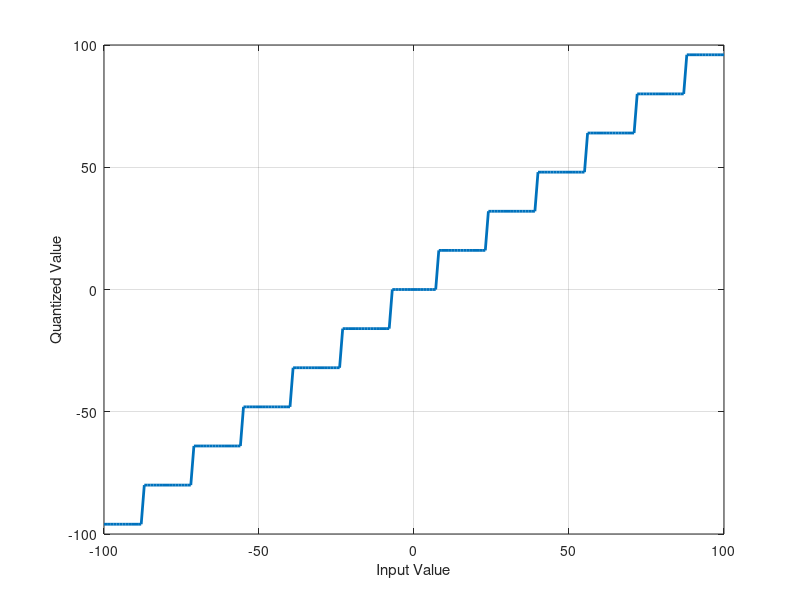
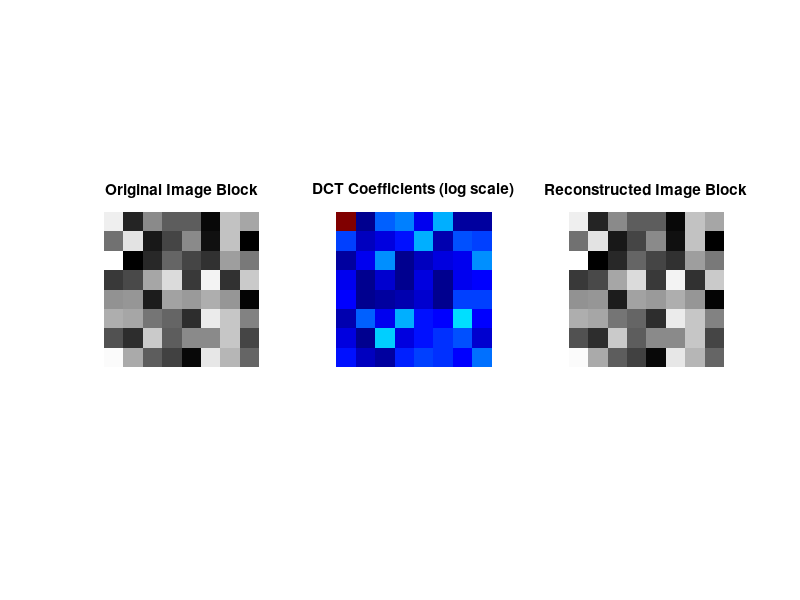

Here is the MATLAB script that generated these plots, in order: (Note: this script raises an error after producing the figures.)
% Project in image and video compression for EQ2330 Image and Video Processing course at 
% the KTH Royal Institute of Technology (Stockholm, Sweden).


% Plot quantization function
figure;
quantization_step = 16;
quantizer_values = -100:1:100;
quantizer_function = round(quantizer_values / quantization_step) * quantization_step;
plot(quantizer_values, quantizer_function, 'LineWidth', 2);
xlabel('Input Value');
ylabel('Quantized Value');
grid on;

% Generate DCT-II transform matrix A
M = 8.0; % MxM block
A = zeros(M, M);

for i = 1:M
    for k = 1:M
        if i == 1
            A(i, k) = sqrt(1/M) * cos(((2*(k-1)+1)*pi*(i-1))/(2*M));
        else
            A(i, k) = sqrt(2/M) * cos(((2*(k-1)+1)*pi*(i-1))/(2*M));
        end
    end
end

% Display the DCT matrix A
disp('DCT-II Transform Matrix A:');
disp(A);

% Test with a random 8x8 block
image_block = rand(8, 8);

% Forward DCT
dct_coefficients = A * image_block * A';

% Inverse DCT
reconstructed_image = A' * dct_coefficients * A;

% Display the results
figure;
subplot(1, 3, 1), imshow(image_block), title('Original Image Block');
subplot(1, 3, 2), imshow(log(abs(dct_coefficients) + 1), []), colormap(gca, 'jet'), title('DCT Coefficients (log scale)');
subplot(1, 3, 3), imshow(reconstructed_image), title('Reconstructed Image Block');


% Finding PSNR based on different bit rates

% Load images and apply DCT
original_boats_image=imread('boats512x512.tif');
original_boats_dct_coefficients = blockproc(original_boats_image, [8 8], @(block_struct) dct2(block_struct.data));

original_harbour_image=imread('harbour512x512.tif');
original_harbour_dct_coefficients = blockproc(double(original_harbour_image), [8 8], @(block_struct) dct2(block_struct.data));

original_peppers_image=imread('peppers512x512.tif');
original_peppers_dct_coefficients = blockproc(double(original_peppers_image), [8 8], @(block_struct) dct2(block_struct.data));
% Trying different quantizations on the images
quantization_step_array = 2.^(0:9);

psnrs = arrayfun(@(x) calculate_psnr(x, original_boats_dct_coefficients, original_harbour_dct_coefficients, original_peppers_dct_coefficients), quantization_step_array)

entropys = arrayfun(@(x) calculate_entropy(x, original_boats_dct_coefficients, original_harbour_dct_coefficients, original_peppers_dct_coefficients), quantization_step_array);

plot(entropys, psnrs)
xlabel('Pixel bit rate');
ylabel('PSNR (dB)');


Part 2: FWT-based Image Compression
Section 3.1 and 3.2
import signal.*
import wavelet.*
coeff= load('coeffs.mat');
% Load a sample 512x512 image (replace 'your_image.jpg' with the path to your image)
image = imread('harbour512x512.tif');
%image = imread('boats512x512.tif');
%image = imread('peppers512x512.tif');
% Convert to double precision
signal = double(image(:));
db8 = [-0.0001174768, 0.0006754494, -0.0003917404, -0.0048703530, 0.0087460940, 0.0139810279, -0.0440882539, -0.0173693010, 0.1287474266, 0.0004724846, -0.2840155430, -0.0158291053, 0.5853546837, 0.6756307363, 0.3128715909, 0.0544158422];

% Get the wavelet coefficient
pros_signal = analysis_filter_bank(signal, db8);

% Reconstruct the image from the coefficient
res_signal = synthesis_filter_bank(pros_signal, db8);

% Display the reconstructed and original images
res_image = reshape(res_signal, size(image));
imshow(image);
title('Original Image');
imshow(uint8(res_image));
title('Reconstructed Image');

return_coefficients = iterative_fwt(signal, db8, 4);
iterative_reconstructed_signal = iterative_inv_fwt(return_coefficients,db8,4);
iterative_reconstructed_image = reshape(iterative_reconstructed_signal, size(image));
imshow(uint8(iterative_reconstructed_image));
title("Iterative Reconstructed Image");

% Access the scale 1 coefficients
scale_one_coeffs = return_coefficients{1};
approximation_coeffs_one = scale_one_coeffs(1,:);
count_one = 0:(length(approximation_coeffs_one)-1);
detail_coeffs_one = scale_one_coeffs(2,:);


figure;
plot(count_one, approximation_coeffs_one);
title('Approximation Coefficients for Scale 1');
ylabel('Amplitude');

figure;
plot(count_one, detail_coeffs_one);
title("Detail Coefficients for Scale 1");
ylabel('Amplitude');

% Access the scale 4 coefficients from the return_coefficients
scale_four_coeffs = return_coefficients{4};
approximation_coeffs_four = scale_four_coeffs(1,:);
detail_coeffs_four = scale_four_coeffs(2,:);

count_four = (0:length(approximation_coeffs_four)-1);
figure;
plot(count_four, approximation_coeffs_four);
title('Approximation Coefficients for Scale 4');
ylabel('Amplitude');

figure;
plot(count_four, detail_coeffs_four);
title('Detail Coefficients for Scale 4');
ylabel('Amplitude');
Section 3.3 and 3.4
% Define a range of quantization step sizes (powers of 2)
quantization_steps = 2.^(0:9);

% Initialize arrays to store PSNR and MSE values for each quantization level
psnr_values = zeros(size(quantization_steps));
mse_reconstructed = zeros(size(quantization_steps));
mse_quantized_coeffs = zeros(size(quantization_steps));
psnr_quantized = zeros(1, numel(quantization_steps));
% Get the wavelet coefficients
return_coefficients = iterative_fwt(signal, db8, 4);

% Loop through different quantization step sizes
for i = 1:length(quantization_steps)
    % Apply uniform quantization to the coefficients
    step_size = quantization_steps(i);
    quantized_coeffs = uniform_quantizer(return_coefficients, step_size);

    % Reconstruct the signal from quantized coefficients
    quantized_reconstructed_signal = iterative_inv_fwt(quantized_coeffs, db8, 4);
    quantized_reconstructed_image = reshape(quantized_reconstructed_signal, size(image));

    % Calculate PSNR between original and reconstructed images after quantization
    psnr_values(i) = calculate_psnr2(double(image), quantized_reconstructed_image);

    % Calculate PSNR between original image and reconstructed image from quantized coefficients
    %psnr_quantized(i) = calculate_psnr2(double(image), reconstructed_from_quantized_image);

    % Calculate MSE between original and reconstructed images after quantization
    mse_reconstructed(i) = calculate_mse(double(image), quantized_reconstructed_image);

    % Reconstruct the signal from non-quantized coefficients for comparison
    non_quantized_reconstructed_signal = iterative_inv_fwt(return_coefficients, db8, 4);
    non_quantized_reconstructed_image = reshape(non_quantized_reconstructed_signal, size(image));

    % Calculate MSE between original and reconstructed images without quantization
    mse_quantized_coeffs(i) = calculate_mse(double(image), non_quantized_reconstructed_image);
end

% Plotting the rate-PSNR curve
figure;
plot(log2(quantization_steps), psnr_values, 'bo-');
xlabel('log2(Quantizer Step Size)');
ylabel('PSNR');
title('Rate-PSNR Curve');

disp(['PSNR of reconstructed image: ', num2str(psnr_values)]);

% Compare MSE between original-reconstructed images and original-quantized wavelet coefficients
disp('Mean Squared Error (MSE) Comparison:');
disp('MSE between original and reconstructed images after quantization:');
disp(mse_reconstructed);
disp('MSE between original and quantized wavelet coefficients:');
disp(mse_quantized_coeffs);

% Estimate bit-rate using the range of quantization step sizes
% Calculate bits per coefficient using logarithm with base 2
bits_per_coefficient = log2(256 ./ max(quantization_steps, 1)); % 256 represents the dynamic range of coefficients (8-bit image)

% Total coefficients = Total number of wavelet coefficients * bits per coefficient 
total_coefficients = numel(return_coefficients{1}) * length(quantization_steps); 

bit_rate = total_coefficients * bits_per_coefficient;

% Display or use bit_rate for further analysis, plotting, or visualization
disp('Estimated Bit-Rate for Each Quantization Step:');
disp(bit_rate);



function mse = calculateMSE(matrix1, matrix2)
    % Ensure matrices have the same size
    assert(isequal(size(matrix1), size(matrix2)), 'Matrices must have the same size.');

    % Calculate Mean Squared Error
    squaredError = (matrix1 - matrix2).^2;
    mse = mean(squaredError(:));
end

function psnr = calculate_psnr(quantization_step, original_boats_dct_coefficients, original_harbour_dct_coefficients, original_peppers_dct_coefficients)
    quantized_boats_coefficients = round(original_boats_dct_coefficients / quantization_step) * quantization_step;
    quantized_harbour_coefficients = round(original_harbour_dct_coefficients / quantization_step) * quantization_step;
    quantized_peppers_coefficients = round(original_peppers_dct_coefficients / quantization_step) * quantization_step;
    %total_mse = mean([calculateMSE(original_boats_image, restored_boats_image), calculateMSE(original_harbour_image, restored_harbour_image), calculateMSE(original_peppers_image, restored_peppers_image)]);
    total_mse = mean([calculateMSE(original_boats_dct_coefficients, quantized_boats_coefficients), calculateMSE(original_harbour_dct_coefficients, quantized_harbour_coefficients), calculateMSE(original_peppers_dct_coefficients, quantized_peppers_coefficients)]);

    psnr = 10*log10((255*255)/total_mse);
end

function total_entropy = calculate_entropy(quantization_step, original_boats_dct_coefficients, original_harbour_dct_coefficients, original_peppers_dct_coefficients)
    quantized_boats_coefficients = round(original_boats_dct_coefficients / quantization_step) * quantization_step;
    quantized_harbour_coefficients = round(original_harbour_dct_coefficients / quantization_step) * quantization_step;
    quantized_peppers_coefficients = round(original_peppers_dct_coefficients / quantization_step) * quantization_step;

    % Concatenate the matrices into a single column vector
    allValues = [quantized_boats_coefficients(:); quantized_harbour_coefficients(:); quantized_peppers_coefficients(:)];
    
    % Use histcounts to compute the frequency of each unique value
    uniqueValues = unique(allValues);
    counts = histcounts(allValues, [uniqueValues; max(uniqueValues)+1]);
    total_pixels = sum(counts);
    total_entropy = 0;
    probabilities = arrayfun(@(x) x/total_pixels ,counts);
    for i = 1:length(probabilities)
        current_element = probabilities(i);
        total_entropy = total_entropy - (current_element * log2(current_element));
    end
end

function processed_signal = analysis_filter_bank(signal, scaling_vector)
    % Time reversed signal
    signal = flip(signal);
    % Process the high band
    low_band = conv(signal, scaling_vector);
    low_band = low_band(1:length(signal));
    approximation = low_band(1:2:end);
    approximation = double(approximation);

    % Process the low band
    wavelet_vector = compute_wavelet_vector(scaling_vector);
    high_band = conv(signal, wavelet_vector);
    high_band = high_band(1:length(signal));
    detail = high_band(1:2:end);
    detail = double(detail);

    % Interleave the high band and low band together
    processed_signal = zeros(1,length(signal));
    % Add the approximation to the signal
    processed_signal(1:2:end) = detail;
    % Add the detail to the signal
    processed_signal(2:2:end) = approximation;
end

function reconstructed_signal = synthesis_filter_bank(wavelet_coeffs, scaling_vector)
    % Time reversed wavelet signal
    wavelet_coeffs = flip(wavelet_coeffs);

    % Periodic extend the signal
    signal_length = length(wavelet_coeffs);
    wavelet_coeffs = [wavelet_coeffs, wavelet_coeffs, wavelet_coeffs];

    % Upsample the high band
    high_band = wavelet_coeffs(2:2:end);
    upsampled_high_band = zeros(1, 2 * length(high_band));
    upsampled_high_band(1:2:end) = high_band;
    % Upsample the low band
    low_band = wavelet_coeffs(1:2:end);
    upsampled_low_band = zeros(1, 2*length(low_band));
    upsampled_low_band(1:2:end) = low_band;

    % Convolute the high band
    wavelet_vector = compute_wavelet_vector(scaling_vector);
    conv_high_band = conv(upsampled_high_band, wavelet_vector);
    %detail = conv_high_band(signal_length:1:(2*signal_length)-1);

    detail = circshift(conv_high_band, -signal_length);
    detail = detail(1, 1:signal_length);

    % Convolute the low band
    conv_low_band = conv(upsampled_low_band, scaling_vector);
    %approximation = conv_low_band(signal_length:1:(2*signal_length)-1);

    approximation = circshift(conv_low_band, -signal_length);
    approximation = approximation(1, 1:signal_length);

    % Return the signal
    reconstructed_signal = double(approximation+detail);
end

% Iterative analysis filter
function wavelet_coefficients = iterative_fwt(signal, scaling_vector, num_scales)
    % Initialize cell array to store wavelet coefficients
    wavelet_coefficients = cell(1, num_scales);

    % Initialize the signal for processing
    processed_signal = signal;

    % Iterate through the scales
    for scale = 1:num_scales
        % Apply analysis filter bank to obtain wavelet coefficients
         return_signal = analysis_filter_bank(processed_signal, scaling_vector);
         approximation = return_signal(1:2:end);
         detail = return_signal(2:2:end);
        % Store wavelet coefficients for the current scale
        % add the approximation to the first row and the detail to the
        % second row
        wavelet_coefficients{scale} = [approximation; detail];

        % Prepare the processed signal for the next scale by splitting the
        % approximation into lower bands
        processed_signal = approximation;
    end
end

function reconstructed_signal = iterative_inv_fwt(wavelet_coeffs, scaling_vector, num_scales)

    % Save the low band during the iteration, it is the only thing that is
    % being iteratively reconstructed
    low_band = [];
    % Iterate through wavelet coefficient matrix in reverse order
    for i=num_scales:-1:1
        % Check is this if the first step of the reconstruction, we have to
        % handle this differently
        if (i == num_scales)
            approximation = wavelet_coeffs{i}(1,1:end);
            detail = wavelet_coeffs{i}(2,1:end);
            % Combine the wavelet approximation and detail of the lower band
            % into a signle signal for reconstrucion of the lower band of the
            % higher scale
            wavelet_signal = zeros(1,length(approximation) + length(detail));
            wavelet_signal(1:2:end) = approximation;
            wavelet_signal(2:2:end) = detail;
    
            % Current reconstructed signal for this scale
            low_band = synthesis_filter_bank(wavelet_signal, scaling_vector);
        else
            detail = wavelet_coeffs{i}(2,1:end);
            wavelet_signal = zeros(1,length(detail)+length(low_band));
            wavelet_signal(1:2:end) = low_band;
            wavelet_signal(2:2:end) = detail;
            low_band = synthesis_filter_bank(wavelet_signal, scaling_vector);
        end
    end
    reconstructed_signal = low_band;
end

% Caluclating the wavelet vector from the scaling vector
function wavelet_vector = compute_wavelet_vector(scaling_vector)
    % Flip the scaling vector
    flipped_scaling_vector = fliplr(scaling_vector);
    
    % Create the wavelet vector by alternating elements
    wavelet_vector = flipped_scaling_vector;
    wavelet_vector(1:2:end) = -wavelet_vector(1:2:end);
end

%section 3.3
function quantized_coeffs = uniform_quantizer(coeffs, step_size)
    num_scales = numel(coeffs);
    quantized_coeffs = cell(1, num_scales);

    for i = 1:num_scales
        current_coeffs = coeffs{i};
        quantized_coeffs{i} = round(current_coeffs / step_size) * step_size;
    end
end

%section 3.4
% Function to calculate PSNR between original and reconstructed images
function psnr_value = calculate_psnr2(original, reconstructed)
    mse = calculate_mse(original, reconstructed);
    psnr_value = 10 * log10(255^2 / mse);
end

% Function to calculate mean squared error (MSE) between two images
function mse_value = calculate_mse(image1, image2)
    mse_value = mean((image1(:) - image2(:)).^2);
end